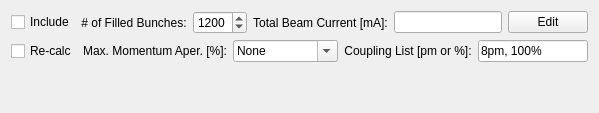
          <widget class="QWidget" name="tab_54">
           <attribute name="title">
            <string>Lifetime Calc</string>
           </attribute>
           <layout class="QVBoxLayout" name="verticalLayout_191">
            <item>
             <layout class="QHBoxLayout" name="horizontalLayout_108">
              <item>
               <widget class="QCheckBox" name="checkBox_tau_calc_include">
                <property name="sizePolicy">
                 <sizepolicy hsizetype="Maximum" vsizetype="Fixed">
                  <horstretch>0</horstretch>
                  <verstretch>0</verstretch>
                 </sizepolicy>
                </property>
                <property name="text">
                 <string>Include</string>
                </property>
                <property name="checked">
                 <bool>false</bool>
                </property>
               </widget>
              </item>
              <item>
               <widget class="QLabel" name="label_197">
                <property name="sizePolicy">
                 <sizepolicy hsizetype="Maximum" vsizetype="Preferred">
                  <horstretch>0</horstretch>
                  <verstretch>0</verstretch>
                 </sizepolicy>
                </property>
                <property name="text">
                 <string># of Filled Bunches:</string>
                </property>
                <property name="alignment">
                 <set>Qt::AlignCenter</set>
                </property>
               </widget>
              </item>
              <item>
               <widget class="QSpinBox" name="spinBox_num_filled_bunches">
                <property name="sizePolicy">
                 <sizepolicy hsizetype="Maximum" vsizetype="Fixed">
                  <horstretch>0</horstretch>
                  <verstretch>0</verstretch>
                 </sizepolicy>
                </property>
                <property name="minimum">
                 <number>1</number>
                </property>
                <property name="maximum">
                 <number>2000</number>
                </property>
                <property name="value">
                 <number>1200</number>
                </property>
               </widget>
              </item>
              <item>
               <widget class="QLabel" name="label_195">
                <property name="sizePolicy">
                 <sizepolicy hsizetype="Maximum" vsizetype="Preferred">
                  <horstretch>0</horstretch>
                  <verstretch>0</verstretch>
                 </sizepolicy>
                </property>
                <property name="text">
                 <string>Total Beam Current [mA]:</string>
                </property>
                <property name="alignment">
                 <set>Qt::AlignCenter</set>
                </property>
               </widget>
              </item>
              <item>
               <widget class="QLineEdit" name="lineEdit_total_beam_current">
                <property name="sizePolicy">
                 <sizepolicy hsizetype="Preferred" vsizetype="Fixed">
                  <horstretch>0</horstretch>
                  <verstretch>0</verstretch>
                 </sizepolicy>
                </property>
                <property name="text">
                 <string/>
                </property>
                <property name="readOnly">
                 <bool>true</bool>
                </property>
               </widget>
              </item>
              <item>
               <widget class="QPushButton" name="pushButton_edit_total_beam_current">
                <property name="sizePolicy">
                 <sizepolicy hsizetype="Maximum" vsizetype="Fixed">
                  <horstretch>0</horstretch>
                  <verstretch>0</verstretch>
                 </sizepolicy>
                </property>
                <property name="text">
                 <string>Edit</string>
                </property>
               </widget>
              </item>
             </layout>
            </item>
            <item>
             <layout class="QHBoxLayout" name="horizontalLayout_107">
              <item>
               <widget class="QCheckBox" name="checkBox_tau_recalc">
                <property name="sizePolicy">
                 <sizepolicy hsizetype="Maximum" vsizetype="Fixed">
                  <horstretch>0</horstretch>
                  <verstretch>0</verstretch>
                 </sizepolicy>
                </property>
                <property name="text">
                 <string>Re-calc</string>
                </property>
                <property name="checked">
                 <bool>false</bool>
                </property>
               </widget>
              </item>
              <item>
               <widget class="QLabel" name="label_198">
                <property name="sizePolicy">
                 <sizepolicy hsizetype="Maximum" vsizetype="Preferred">
                  <horstretch>0</horstretch>
                  <verstretch>0</verstretch>
                 </sizepolicy>
                </property>
                <property name="text">
                 <string>Max. Momentum Aper. [%]:</string>
                </property>
                <property name="alignment">
                 <set>Qt::AlignCenter</set>
                </property>
               </widget>
              </item>
              <item>
               <widget class="QComboBox" name="comboBox_max_mom_aper">
                <property name="sizePolicy">
                 <sizepolicy hsizetype="Maximum" vsizetype="Fixed">
                  <horstretch>0</horstretch>
                  <verstretch>0</verstretch>
                 </sizepolicy>
                </property>
                <property name="editable">
                 <bool>true</bool>
                </property>
                <item>
                 <property name="text">
                  <string>None</string>
                 </property>
                </item>
                <item>
                 <property name="text">
                  <string>Custom value</string>
                 </property>
                </item>
               </widget>
              </item>
              <item>
               <widget class="QLabel" name="label_196">
                <property name="sizePolicy">
                 <sizepolicy hsizetype="Maximum" vsizetype="Preferred">
                  <horstretch>0</horstretch>
                  <verstretch>0</verstretch>
                 </sizepolicy>
                </property>
                <property name="text">
                 <string>Coupling List [pm or %]:</string>
                </property>
                <property name="alignment">
                 <set>Qt::AlignCenter</set>
                </property>
               </widget>
              </item>
              <item>
               <widget class="QLineEdit" name="lineEdit_coupling_list">
                <property name="sizePolicy">
                 <sizepolicy hsizetype="Preferred" vsizetype="Fixed">
                  <horstretch>0</horstretch>
                  <verstretch>0</verstretch>
                 </sizepolicy>
                </property>
                <property name="text">
                 <string>8pm, 100%</string>
                </property>
               </widget>
              </item>
             </layout>
            </item>
            <item>
             <spacer name="verticalSpacer_11">
              <property name="orientation">
               <enum>Qt::Vertical</enum>
              </property>
              <property name="sizeHint" stdset="0">
               <size>
                <width>20</width>
                <height>40</height>
               </size>
              </property>
             </spacer>
            </item>
           </layout>
          </widget>
